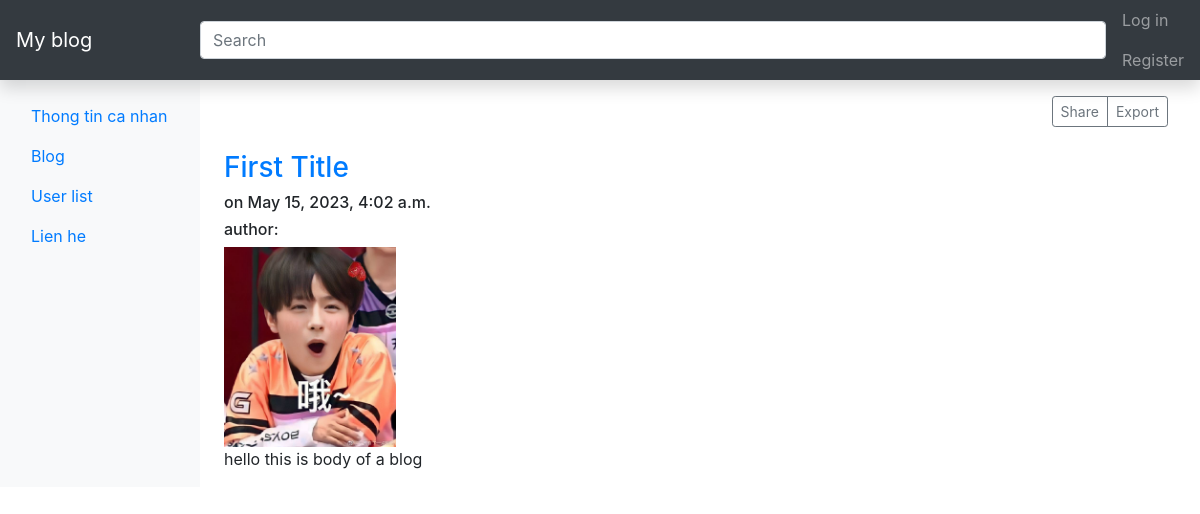
The app's page /blog/1/, older data.
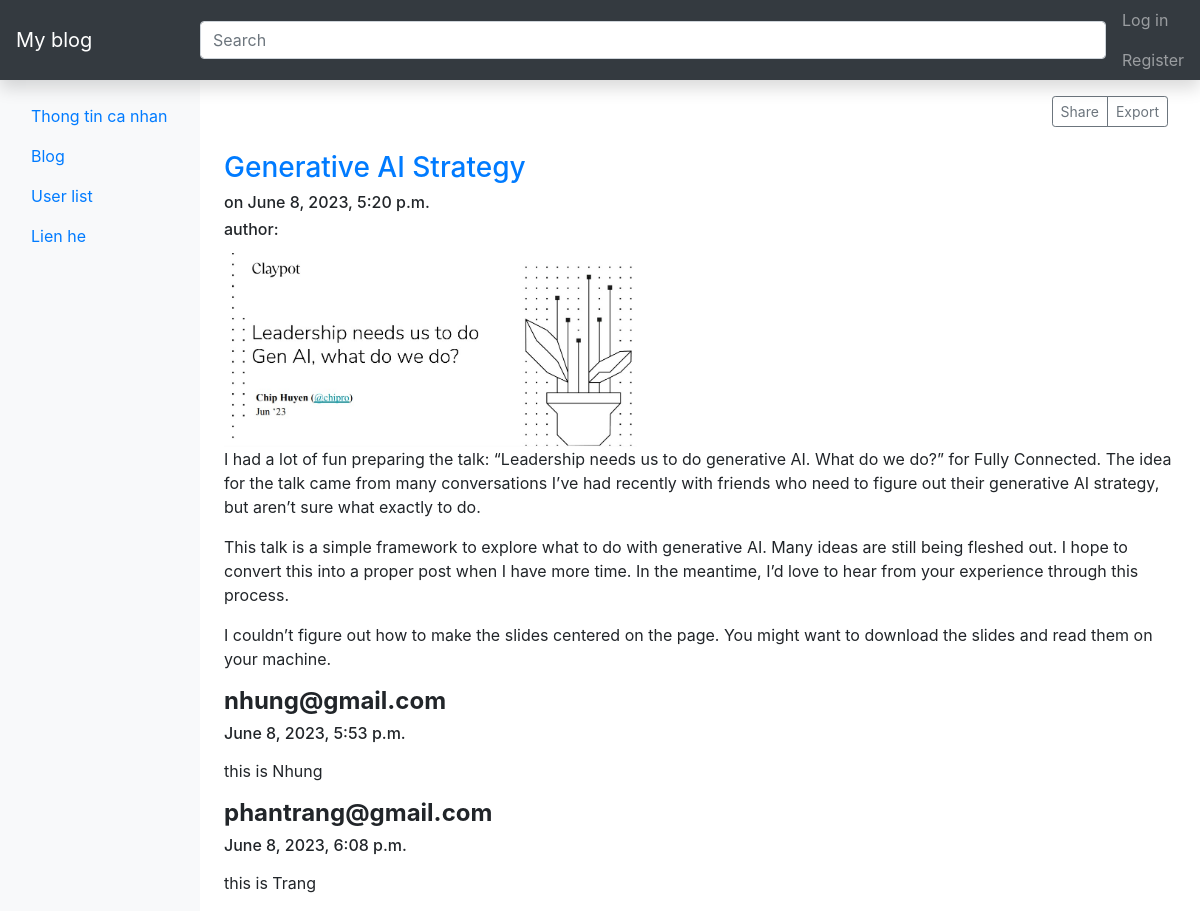
The same page, newer data.
### blog/models.py (models this page shows, shortened)
class Post(models.Model):
    title = models.CharField(max_length=100)
    body = models.TextField()
    author = models.ForeignKey(
        settings.AUTH_USER_MODEL, on_delete=models.CASCADE)
    date = models.DateTimeField(auto_now_add=True)
    image = models.ImageField(null=True)

class Comment(models.Model):
    post = models.ForeignKey(
        Post, on_delete=models.CASCADE, related_name='comments')
    author = models.ForeignKey(
        settings.AUTH_USER_MODEL, on_delete=models.CASCADE)
    body = models.TextField()
    date = models.DateTimeField(auto_now_add=True)

### home/models.py (models this page shows)
class User(AbstractBaseUser, PermissionsMixin):
    email = models.EmailField(db_index=True, unique=True, max_length=254)
    first_name = models.CharField(max_length=240)
    last_name = models.CharField(max_length=255)
    address = models.CharField(max_length=255)
    is_staff = models.BooleanField(default=True)
    is_active = models.BooleanField(default=True)
    is_superuser = models.BooleanField(default=False)
    objects = CustomUserManager()
    USERNAME_FIELD = 'email'
    REQUIRED_FIELDS = ['first_name', 'last_name', 'address']
    class Meta:
        verbose_name = 'User'
        verbose_name_plural = 'Users'

### blog/views.py (the view)
# urls.py: path('<int:pk>/', views.post, name='post')
def post(request, pk):
    post = get_object_or_404(Post, pk=pk)
    form = CommmentForm()
    if request.method == 'POST':
        form = CommmentForm(request.POST, author=request.user, post=post)
        if form.is_valid():
            form.save()
            return HttpResponseRedirect(request.path)
    return render(request, 'blog/post.html', {'post': post, 'form': form})

### blog/forms.py (shortened to what this page needs)
class CommmentForm(forms.ModelForm):
    def __init__(self, *args, **kwargs):
        self.author = kwargs.pop('author', None)
        self.post = kwargs.pop('post', None)
        super().__init__(*args, **kwargs)
    class Meta:
        model = Comment
        fields = ['body']

### blog/templates/blog/post.html (shortened to what this page needs)
{% extends "pages/base.html" %}
{% block content %}
<h3><a href="{% url 'post' post.id %}">{{post.title}}</a></h3>
<h6>on {{post.date}}</h6>
<h6>author: {{post.author}}</h6>
{% if post.image %}
<img src="{{post.image.url}}" height="200px">
{% else %}
<p></p>
{% endif %}
{{post.body|safe|linebreaks}}
{% for comment in post.comments.all %}
<h4><strong>{{comment.author}}</strong></h4>
<h6>
    <p>{{comment.date}}</p>
</h6>
<p>{{comment.body|safe|linebreaks}}</p>
{% endfor %}
{% endblock %}

Row changes from the older to the newer data that the page shows:
changed Post: title "First Title" → "Generative AI Strategy"; date "May 15, 2023, 4:02 a.m." → "June 8, 2023, 5:20 p.m."; image: a different picture; body "hello this is body of a blog" → "I had a lot of fun preparing the talk: “Leadership needs us to do generative AI. What do we do?” for Fully Connected. The idea for the talk came from many conversations I’ve had recently with friends who need to figure out their generative AI strategy, but aren’t sure what exactly to do. This talk is a simple framework to explore what to do with generative AI. Many ideas are still being fleshed out. I hope to convert this into a proper post when I have more time. In the meantime, I’d love to hear from your experience through this process. I couldn’t figure out how to make the slides centered on the page. You might want to download the slides and read them on your machine."
now on this page (row edited): Comment: author "nhung@gmail.com", date "June 8, 2023, 5:53 p.m.", body "this is Nhung"
now on this page (row edited): Comment: author "phantrang@gmail.com", date "June 8, 2023, 6:08 p.m.", body "this is Trang"
